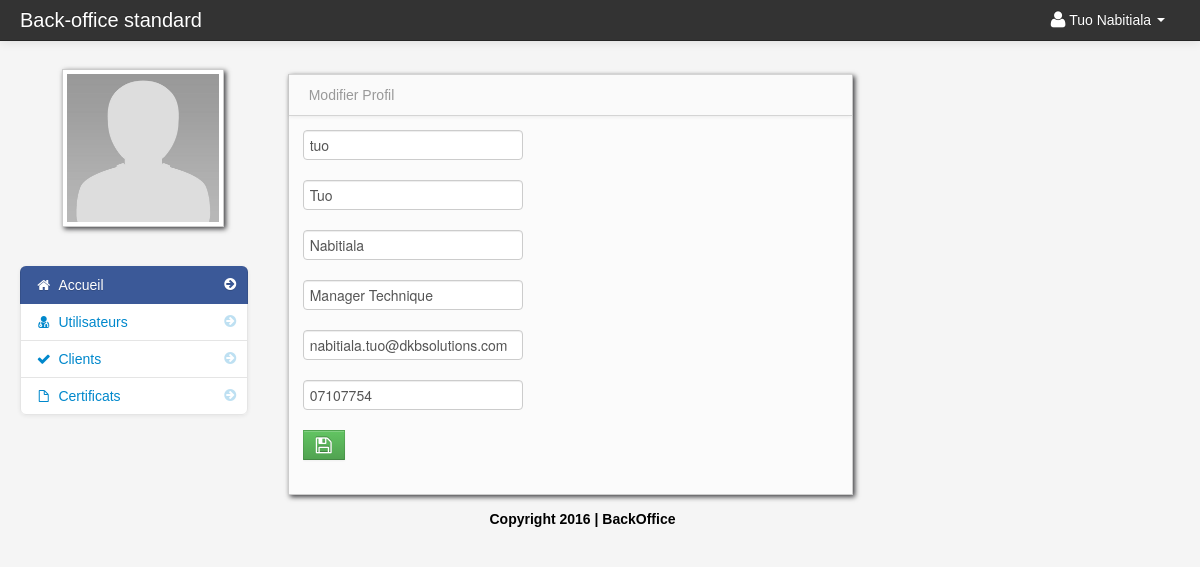
The app's page /profile_employe.php (signed in) with its own data.
### tables this page shows
CREATE TABLE `employe` (
  `EMP_ID` int(11) NOT NULL AUTO_INCREMENT,
  `EMP_NOM` longtext NOT NULL,
  `EMP_PRENOM` longtext NOT NULL,
  `EMP_JOB` longtext NOT NULL,
  `EMP_MAIL` longtext NOT NULL,
  `EMP_PHONE` longtext NOT NULL,
  `EMP_LOGIN` varchar(15) NOT NULL,
  `EMP_PASSWORD` varchar(40) NOT NULL,
  `EMP_DROIT` longtext NOT NULL,
  `EMP_LASTLOGIN` date DEFAULT NULL,
  PRIMARY KEY (`EMP_ID`)
);

### session.php (called while the page is built, shortened)
<?php
$session_id=$_SESSION['id'];
?>

### profile_employe.php (the view, shortened to what this page needs)
<?php include('session.php'); ?>
<?php include('header_dashboard.php'); ?>
    <body>
		<?php include('navbar_employe.php'); ?>
        <div class="container-fluid">
            <div class="row-fluid">
				<?php include('employe_sidebar.php'); ?>
                <div class="span6" id="content">
                      <div class="row-fluid">
                        <div class="block">
                            <div class="navbar navbar-inner block-header">
                                <div class="muted pull-left">Modifier Profil</div>
                            </div>
                            <div class="block-content collapse in">
                                <div class="span12">
								<form method="post">
									<?php
									$query = mysql_query("select * from employe where EMP_ID = '$session_id' ")or die(mysql_error());
									$row = mysql_fetch_array($query);
									?>
										<div class="control-group">
                                          <div class="controls">
                                            <input class="input focused" value="<?php echo $row['EMP_LOGIN']; ?>" name="pseudo" id="focusedInput" type="text" placeholder = "Pseudo" required/>
                                          </div>
                                        </div>
										<div class="control-group">
                                          <div class="controls">
                                            <input class="input focused" value="<?php echo $row['EMP_NOM']; ?>" name="nom" id="focusedInput" type="text" placeholder = "Nom" required/>
                                          </div>
                                        </div>
										<div class="control-group">
                                          <div class="controls">
                                            <input class="input focused" value="<?php echo $row['EMP_PRENOM']; ?>" name="prenom" id="focusedInput" type="text" placeholder = "Prénoms" required/>
                                          </div>
                                        </div>
										<div class="control-group">
                                          <div class="controls">
                                            <input class="input focused" value="<?php echo $row['EMP_JOB']; ?>" name="job" id="focusedInput" type="text" placeholder = "Emploi" required/>
                                          </div>
                                        </div>
										<div class="control-group">
                                          <div class="controls">
                                            <input class="input focused" value="<?php echo $row['EMP_MAIL']; ?>" name="mail" id="focusedInput" type="text" placeholder = "Mail" required/>
                                          </div>
                                        </div>
									<div class="control-group">
                                          <div class="controls">
                                            <input class="input focused" value="<?php echo $row['EMP_PHONE']; ?>" name="phone" id="focusedInput" type="text" placeholder = "Telephone 1 " required/>
                                          </div>
                                        </div>
											<div class="control-group">
                                          <div class="controls">
												<button name="update" class="btn btn-success"><i class="icon-save icon-large"></i></button>
                                          </div>
                                        </div>
                                </form>
								</div>
                            </div>
                        </div>
                    </div>
                </div>
            </div>
		<?php include('footer1.php'); ?>
        </div>
		<?php include('script.php'); ?>
    </body>
</html>

### navbar_employe.php (shortened to what this page needs)
	<div class="navbar navbar-fixed-top navbar-inverse">
           <div class="navbar-inner">
               <div class="container-fluid">
                   <a class="brand" href="#">Back-office standard</a>
							<div class="nav-collapse collapse">
								<ul class="nav pull-right">
												<?php $query= mysql_query("select * from employe where EMP_ID = '$session_id'")or die(mysql_error());
														$row = mysql_fetch_array($query);
												?>
												<li class="dropdown">
													<a href="#" role="button" class="dropdown-toggle" data-toggle="dropdown"> <i class="icon-user icon-large"></i><?php echo $row['EMP_NOM']." ".$row['EMP_PRENOM'];  ?> <i class="caret"></i></a>
												</li>
								</ul>
							</div>
               </div>
           </div>
</div>

### admin/assets/styles.css (style rules this page uses)
body { padding-top: 60px; padding-bottom: 40px; background-color: #f5f5f5; }
#content { margin-left:0px; }
.block { background: url("../images/pixel-60fff.png") repeat scroll 0 0 rgba(0, 0, 0, 0) !important; border: 1px solid #ccc; background: white; margin: 1em 0em; border-top: none; -webkit-box-shadow: 2px 2px 5px rgba(0, 0, 6, 0.75); -moz-box-shadow: 2px 2px 5px rgba(0, 0, 6, 0.75); box-shadow: 2px 2px 5px rgba(0, 0, 6, 0.75); }
.block-content { margin: 1em; min-height: .25em; }
.block-header { margin-bottom: 0px; border-right: none; border-left: none; -webkit-border-radius: 0px; -moz-border-radius: 0px; border-radius: 0px; }
.block-header div { padding-top: 10px; }

### records on screen
employe: EMP_NOM "Tuo", EMP_PRENOM "Nabitiala", pseudo "tuo", nom "Tuo", prenom "Nabitiala", job "Manager Technique", mail "nabitiala.tuo@dkbsolutions.com", phone "07107754"
